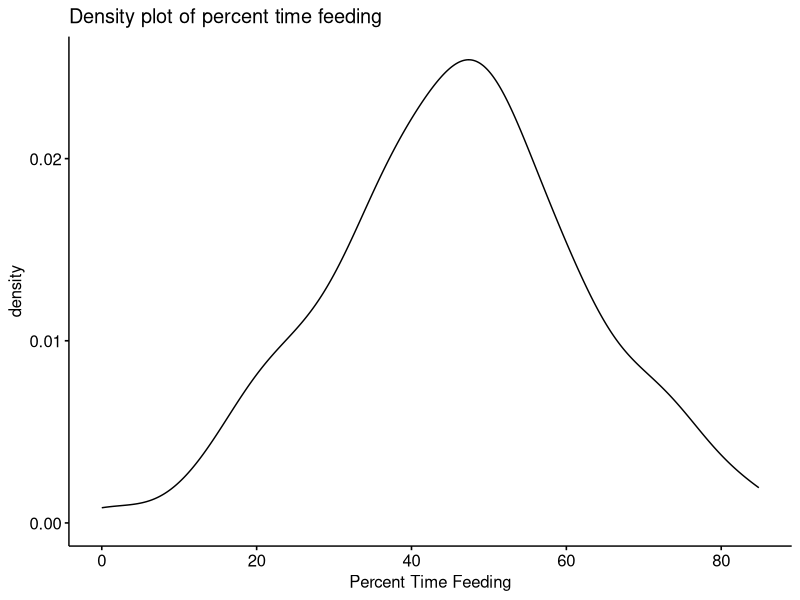
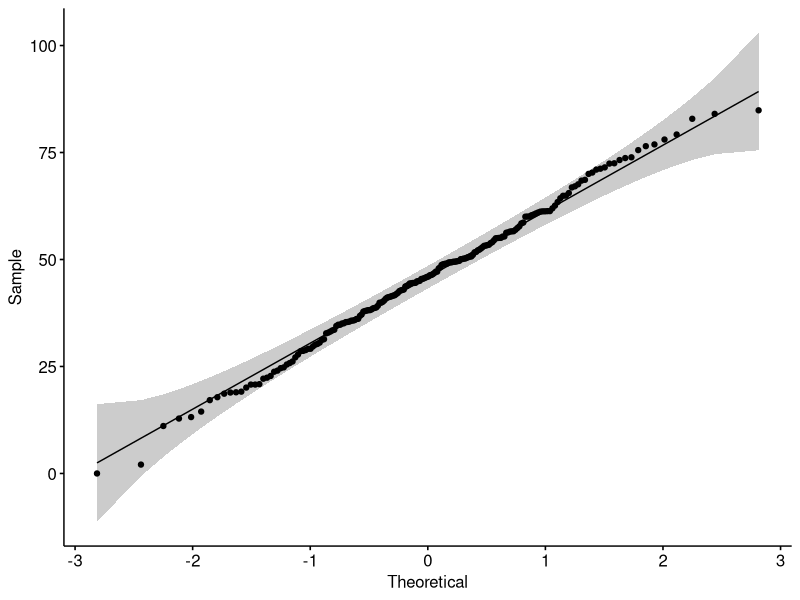
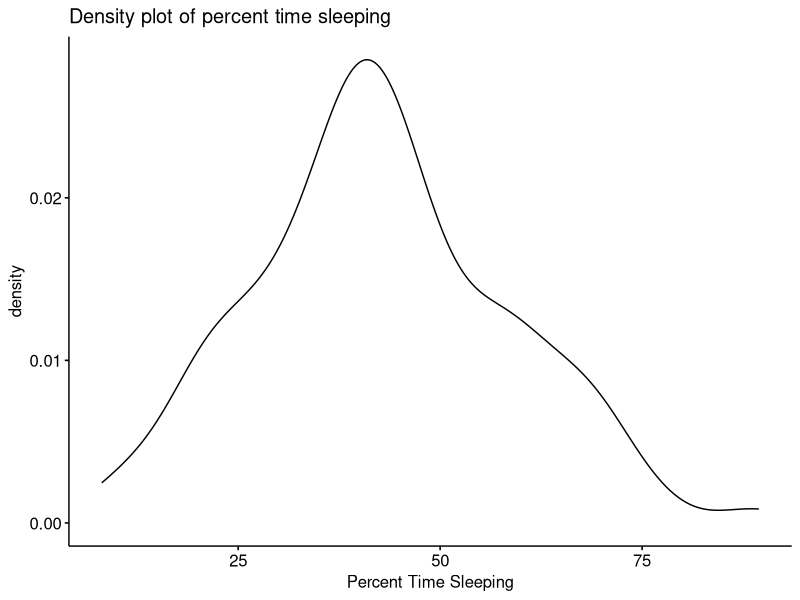
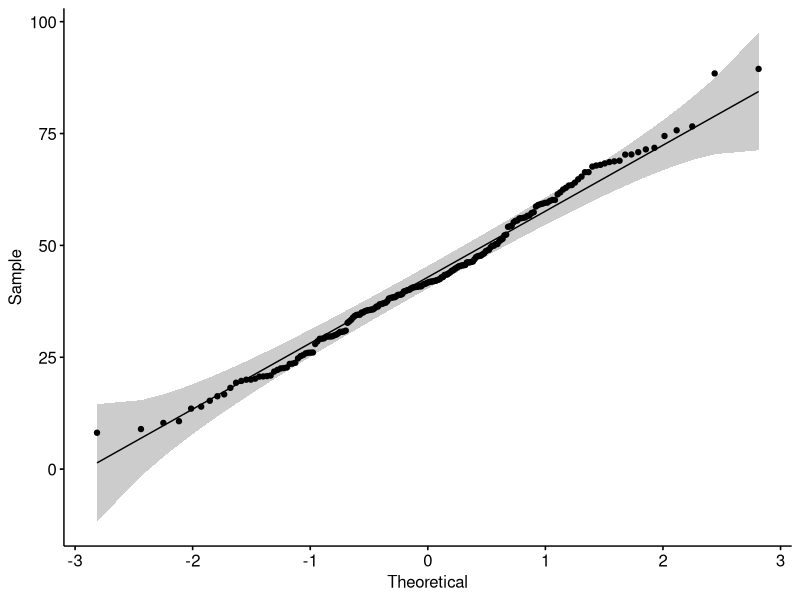
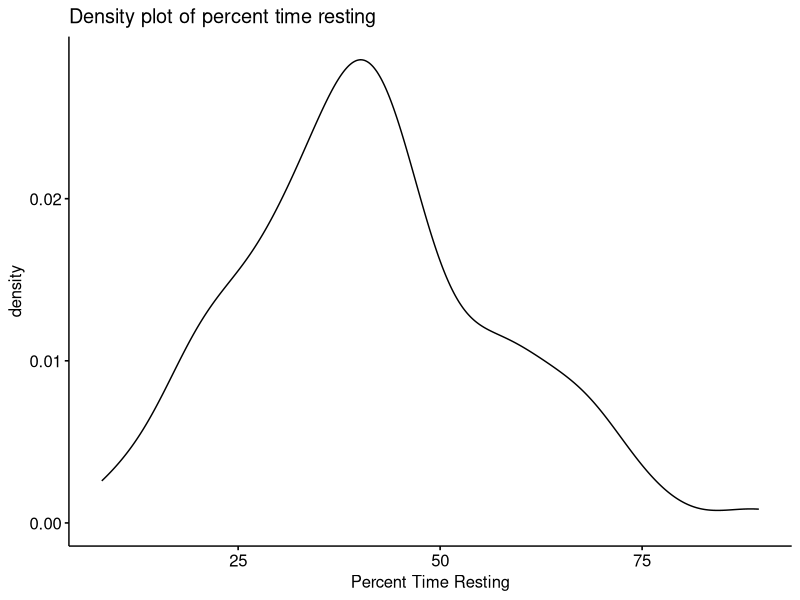
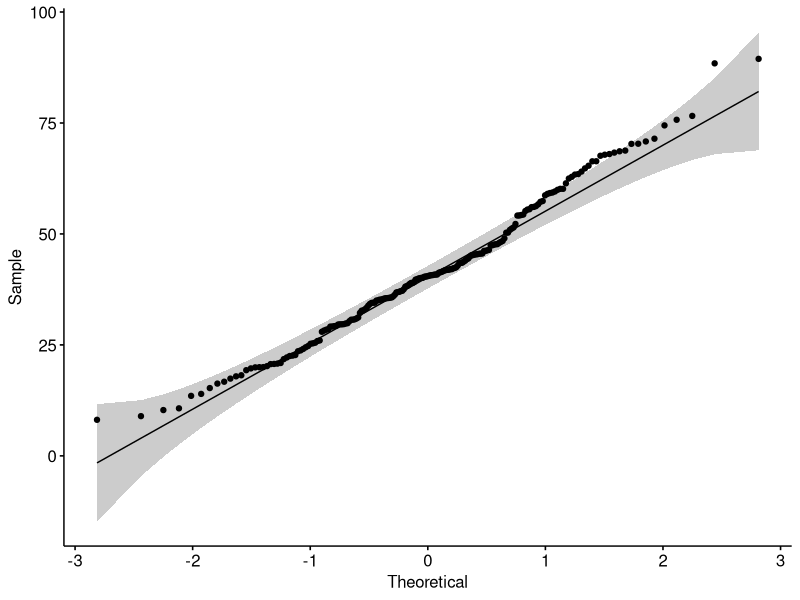
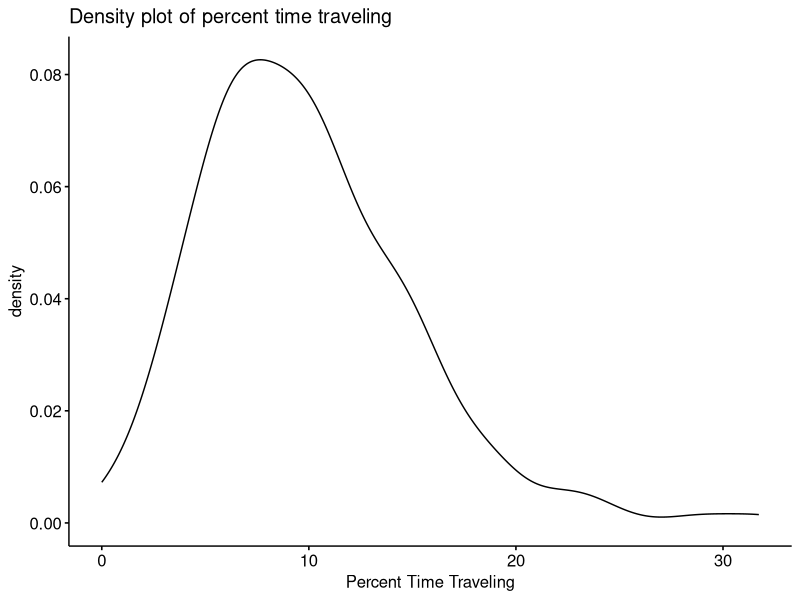
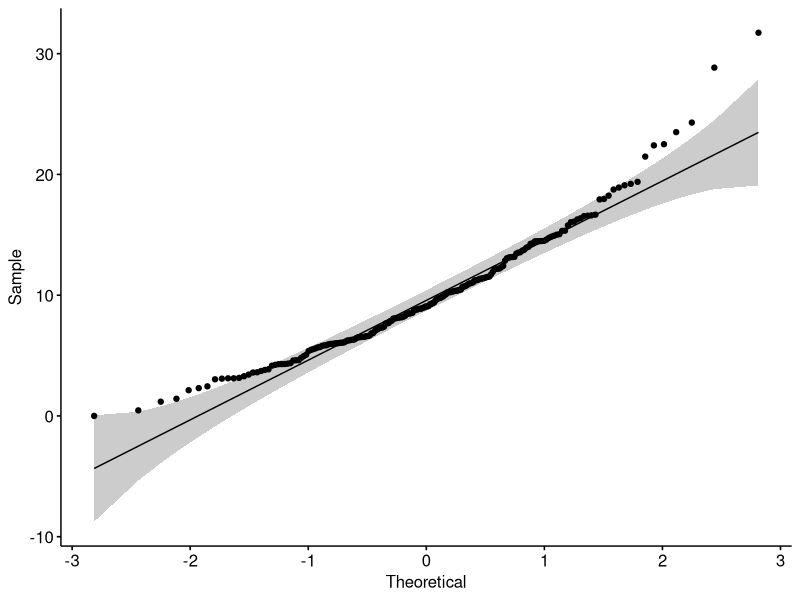

Write R code to recreate these figures, in order.
## ---- chunk 1
knitr::opts_chunk$set(echo = TRUE)
## ---- chunk 2
library("readxl")
require(readxl)
d <- read_excel("28-10-2021 - Unflanged Males Export - 24 Oct 2021 - LBW Cleanup.xlsx", sheet = 1, col_names = TRUE) #I only had to put in the name of the file since it is in my working directory.
head(d)
## ---- chunk 3
library(ggpubr)
library(dplyr)
ggdensity(d$Percent.time.feeding,
          main = "Density plot of percent time feeding",
          xlab = "Percent Time Feeding")
ggqqplot(d$Percent.time.feeding)
shapiro.test(d$Percent.time.feeding)
## ---- chunk 4
ggdensity(d$Percent.time.sleep,
          main = "Density plot of percent time sleeping",
          xlab = "Percent Time Sleeping")
ggqqplot(d$Percent.time.sleep)
shapiro.test(d$Percent.time.sleep)
## ---- chunk 5
ggdensity(d$Percent.time.rest,
          main = "Density plot of percent time resting",
          xlab = "Percent Time Resting")
ggqqplot(d$Percent.time.rest)
shapiro.test(d$Percent.time.rest)
## ---- chunk 6
ggdensity(d$Percent.tim.travel,
          main = "Density plot of percent time traveling",
          xlab = "Percent Time Traveling")
ggqqplot(d$Percent.tim.travel)
shapiro.test(d$Percent.tim.travel)
## ---- chunk 7
ggdensity(d$Vocalization.per.time.awake,
          main = "Density plot of percent time vocalizing while awake",
          xlab = "Percent Time Vocalizing")
ggqqplot(d$Vocalization.per.time.awake)
shapiro.test(d$Vocalization.per.time.awake)
## ---- chunk 8
quantile(d$Vocalization.per.time.awake, c(.025, .975)) 
## ---- chunk 9
VocalLog <- log(d$Vocalization.per.time.awake)
ggdensity(VocalLog)
ggqqplot(VocalLog)
hist(VocalLog)
## ---- chunk 10
quantile(d$Percent.tim.travel, c(.025, .975)) 

## ---- chunk 11
quantile(d$Percent.time.rest, c(.025, .975)) 
sd (d$Percent.time.rest)
max(d$Percent.time.rest) - sd (d$Percent.time.rest)
## ---- chunk 12
ggdensity(d$Percent.time.feeding,
          main = "Density plot of percent time feeding",
          xlab = "Percent Time Feeding")
ggqqplot(d$Percent.time.feeding)
shapiro.test(d$Percent.time.feeding)
## ---- chunk 13
sd (d$Percent.time.feeding)
max(d$Percent.time.feeding) - sd (d$Percent.time.feeding)
## ---- chunk 14
UFM_Cutoff<- read_excel("28-10-2021 - Percentage in Behavior Cutoffs for UFM.xlsx", sheet = 1, col_names = TRUE) 
UFM_Cutoff
## ---- chunk 15
FM <- read_excel("28-10-2021 - Flanged Males Export - 24 Oct 2021 - LBW Cleanup.xlsx", sheet = 1, col_names = TRUE)
head(FM)
## ---- chunk 16
ggdensity(FM$Percent.time.travel,
          main = "Density plot of percent time traveling",
          xlab = "Percent Time Traveling")
ggqqplot(FM$Percent.time.travel)
shapiro.test(FM$Percent.time.travel)
## ---- chunk 17
quantile(FM$Percent.time.travel, c(.025, .975)) 
## ---- chunk 18
ggdensity(FM$Percent.time.rest ,
          main = "Density plot of percent time resting",
          xlab = "Percent Time Resting")
ggqqplot(FM$Percent.time.rest)
shapiro.test(FM$Percent.time.rest)
## ---- chunk 19
quantile(FM$Percent.time.rest, c(.025, .975)) 
## ---- chunk 20
ggdensity(FM$Percent.time.feeding ,
          main = "Density plot of percent time feeding",
          xlab = "Percent Time Feeding")
ggqqplot(FM$Percent.time.feeding)
shapiro.test(FM$Percent.time.feeding)
## ---- chunk 21
quantile(FM$Percent.time.feeding, c(.025, .975)) 
sd (FM$Percent.time.feeding)
max(FM$Percent.time.feeding) - sd (FM$Percent.time.feeding)
## ---- chunk 22
FM_Cutoff<- read_excel("28-10-2021 - Percentage in Behavior Cutoffs for FM.xlsx", sheet = 1, col_names = TRUE) 
FM_Cutoff
## ---- chunk 23
AF <- read_excel("28-10-2021 - Adult Females Export - 24 Oct 2021 - LBW Cleanup.xlsx", sheet = 1, col_names = TRUE)
head(AF)
## ---- chunk 24
ggdensity(AF$Percent.time.travel,
          main = "Density plot of percent time traveling",
          xlab = "Percent Time Traveling")
ggqqplot(AF$Percent.time.travel)
shapiro.test(AF$Percent.time.travel)
## ---- chunk 25
quantile(AF$Percent.time.travel, c(.025, .975)) 
## ---- chunk 26
ggdensity(AF$Percent.time.rest ,
          main = "Density plot of percent time resting",
          xlab = "Percent Time Resting")
ggqqplot(AF$Percent.time.rest)
shapiro.test(AF$Percent.time.rest)
## ---- chunk 27
quantile(AF$Percent.time.rest, c(.025, .975)) 
## ---- chunk 28
ggdensity(AF$Percent.time.feeding ,
          main = "Density plot of percent time feeding",
          xlab = "Percent Time Feeding")
ggqqplot(AF$Percent.time.feeding)
shapiro.test(AF$Percent.time.feeding)
## ---- chunk 29
quantile(AF$Percent.time.feeding, c(.025, .975)) 
## ---- chunk 30
AF_Cutoff<- read_excel("28-10-2021 - Percentage in Behavior Cutoffs for AF.xlsx", sheet = 1, col_names = TRUE) 
AF_Cutoff
